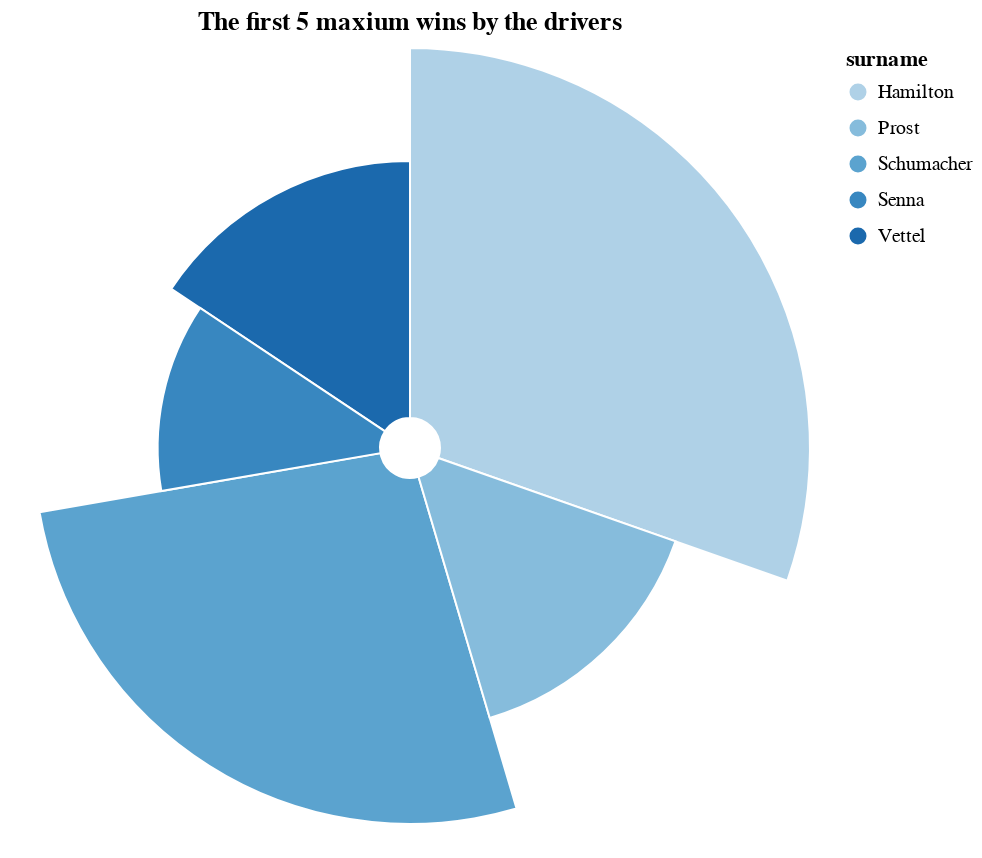

Write notebook code for a chart like this one.
### Code cell
# creating pie chart to display which driver has won maximum races
alt.Chart(MaxWins).mark_arc(innerRadius=15, stroke="#fff").encode(
    theta=alt.Theta("Wins", stack=True),
    radius=alt.Radius("Wins", scale=alt.Scale(type="sqrt", zero=True)),
    color=alt.Color("surname", type="ordinal"),
    tooltip=["Wins", "surname"]
).properties(
    height=400, width=400,
    title="The first 5 maxium wins by the drivers"
)

### Figure 1 — Vega-Lite specification as saved in the notebook (floating-point values rounded to 4 significant figures)
{"config": {"view": {"continuousWidth": 400, "continuousHeight": 300}}, "data": {"name": "data-b86af2c045f08f9b2a1ed5c73c35fdf2"}, "mark": {"type": "arc", "innerRadius": 15, "stroke": "#fff"}, "encoding": {"color": {"field": "surname", "type": "ordinal"}, "radius": {"field": "Wins", "scale": {"type": "sqrt", "zero": true}, "type": "quantitative"}, "theta": {"field": "Wins", "stack": true, "type": "quantitative"}, "tooltip": [{"field": "Wins", "type": "quantitative"}, {"field": "surname", "type": "nominal"}]}, "height": 400, "title": "The first 5 maxium wins by the drivers", "width": 400, "$schema": "https://vega.github.io/schema/vega-lite/v4.17.0.json", "datasets": {"data-b86af2c045f08f9b2a1ed5c73c35fdf2": [{"driverId": 1, "forename": "Lewis", "surname": "Hamilton", "Wins": 103}, {"driverId": 30, "forename": "Michael", "surname": "Schumacher", "Wins": 91}, {"driverId": 20, "forename": "Sebastian", "surname": "Vettel", "Wins": 53}, {"driverId": 117, "forename": "Alain", "surname": "Prost", "Wins": 51}, {"driverId": 102, "forename": "Ayrton", "surname": "Senna", "Wins": 41}]}}
